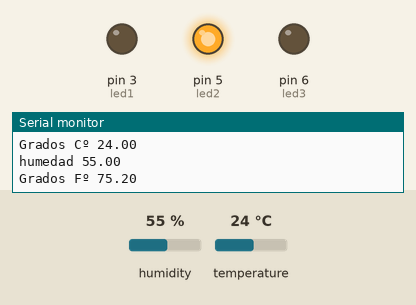
The sketch below on a simulated Arduino Uno, built with avr-gcc and run on an emulated ATmega328P. On the bench: output pins drawn as LEDs (lit = HIGH), the last lines printed to the serial monitor. Inputs (shaded band) come from the test bench; at power-on: temperature 24 °C, humidity 55 %.

Above: at 2.8 s.
2.9 s: temperature set to 19 °C
8.9 s: temperature set to 16 °C
At 10.8 s:
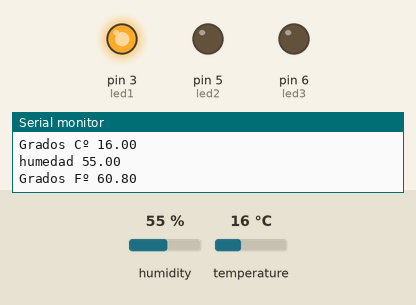
11.7 s: temperature set to 19 °C
17.7 s: temperature set to 22 °C
At 18.8 s:
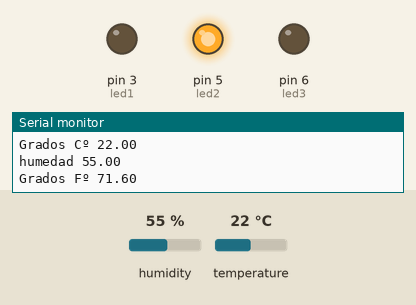
20.4 s: temperature set to 26 °C
23.1 s: temperature set to 29 °C
At 25.1 s:
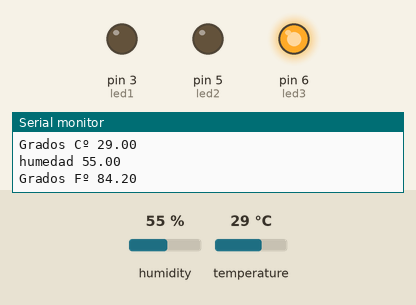
Timing chart, 0 to 26.6 s (numbered marks = the images above; inputs shaded):
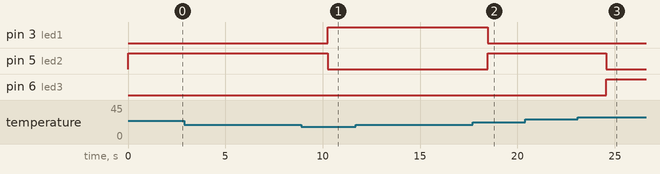

Measured:
- the behaviour switches between 18 and 17 °C on temperature (found by bisection; images 0 and 1)
- the behaviour switches between 20 and 21 °C on temperature (found by bisection; images 1 and 2)
- the behaviour switches between 27 and 28 °C on temperature (found by bisection; images 2 and 3)
- after the input at 8.9 s, pin 3 (led1): LOW → HIGH after 1.4 s; pin 5 (led2): HIGH → LOW after 1.4 s
- after the input at 17.7 s, pin 3 (led1): HIGH → LOW after 0.78 s; pin 5 (led2): LOW → HIGH after 0.78 s
- after the input at 23.1 s, pin 5 (led2): HIGH → LOW after 1.5 s; pin 6 (led3): LOW → HIGH after 1.5 s

The sketch:

sketch_pract15_sensor_digital_DHT11___leds.ino
```cpp
float gradosC=0;
float humedad=0;
float gradosF=0;
int led1=3;
int led2=5;
int led3=6;
int t=1000;
#include <DHT.h>

#define  DHTPIN 2
# define DHTTYPE  DHT11

DHT dht(DHTPIN,DHTTYPE);

void setup() {
  // put your setup code here, to run once:

pinMode(led1,OUTPUT);
pinMode(led2,OUTPUT);
pinMode(led3,OUTPUT);
Serial.begin(9600);
dht.begin();//inicializar el sensor

}

void loop() {
  // put your main code here, to run repeatedly:
 //delay (1000);
  // put your main code here, to run repeatedly:
gradosC=dht.readTemperature();
humedad=dht.readHumidity(); // la humedad se mide por porcentaje del 0 al 100%
gradosF=dht.readTemperature(true);

if(isnan(gradosC)||isnan(humedad)||isnan(gradosF)){  // isnan = no es un numero


  Serial.println("Error de lectura de datos");
  return;
}
  //imprimirlos
  Serial.print("Grados Cº ");
  Serial.println(gradosC);
  Serial.print("humedad ");
  Serial.println(humedad);
  Serial.print("Grados Fº ");
  Serial.println(gradosF);
   if(gradosC <18.0 && gradosC <21.0){

 digitalWrite(led1,HIGH);
 digitalWrite(led2,LOW);
 digitalWrite(led3,LOW);
 delay(1000);
 }

 if(gradosC >=21.0 && gradosC < 28.0){

  digitalWrite(led1,LOW);
 digitalWrite(led2,HIGH);
 digitalWrite(led3,LOW);
 delay(1000);
 }

 if(gradosC >=28.0){


 digitalWrite(led1,LOW);
 digitalWrite(led2,LOW);
  digitalWrite(led3,HIGH);
 delay(1000);


 }  }
```
